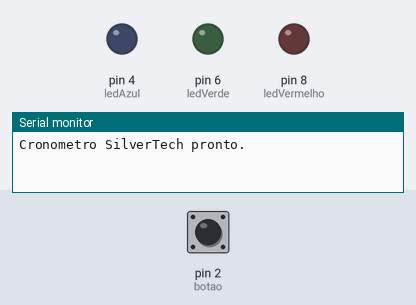
The sketch below on a simulated Arduino Uno, built with avr-gcc and run on an emulated ATmega328P. Parts: output pins drawn as LEDs (lit = HIGH), the last lines printed to the serial monitor. The test bench sets the inputs (shaded band); at power-on: pin 2 (botao) HIGH.

Above: at 1.2 s.
1.3 s: pin 2 (botao) pulled LOW for 0.15 s
At 2.4 s:
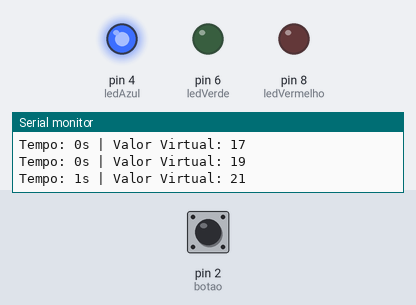
2.9 s: pin 2 (botao) pulled LOW for 1 s
At 4.2 s:
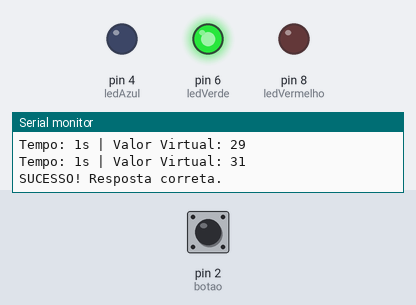
6.9 s: pin 2 (botao) pulled LOW for 3.2 s
At 32.8 s:
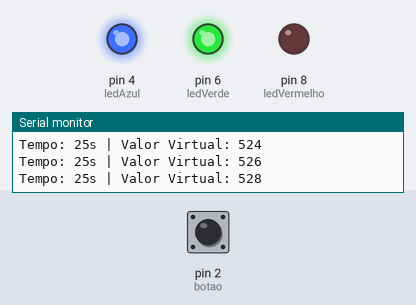
Timing chart, 0 to 50.0 s (numbered marks = the images above; inputs shaded):
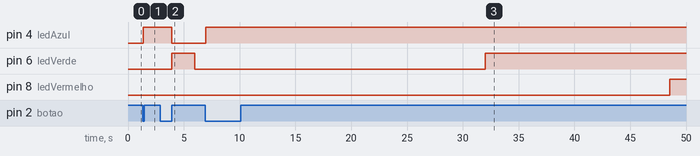

The sketch:

arduino.ino
```cpp
int ledVermelho = 8;
int ledVerde = 6;
int ledAzul = 4;
int botao = 2;

// TEMPO E ESTADO
const unsigned long DESAFIO_DURACAO_MS = 50000; // 50 segundos
const unsigned long FEEDBACK_DURACAO_MS = 3000;

unsigned long startTime = 0;
unsigned long feedbackStartTime = 0;

bool desafioAtivo = false;
bool desafioConcluido = false;
bool sucesso = false;

int virtualValue = 0;


void setup() {
  Serial.begin(9600);

  pinMode(A0, INPUT);
  pinMode(botao, INPUT_PULLUP);
  pinMode(ledVermelho, OUTPUT);
  pinMode(ledVerde, OUTPUT);
  pinMode(ledAzul, OUTPUT);

  // garante que tudo começa desligado
  digitalWrite(ledVermelho, LOW);
  digitalWrite(ledVerde, LOW);
  digitalWrite(ledAzul, LOW);

  Serial.println("Cronometro SilverTech pronto.");
}

void loop() {
  unsigned long currentTime = millis();
  int estadoBotao = digitalRead(botao);

  // BOTÃO
  if (estadoBotao == LOW) {
    delay(50);
    if (digitalRead(botao) == LOW) {

      if (!desafioAtivo && !desafioConcluido) {
        // INÍCIO DO DESAFIO
        startTime = currentTime;
        desafioAtivo = true;
        sucesso = false;

        Serial.println("DESAFIO INICIADO!");
        digitalWrite(ledAzul, HIGH); // liga o LED Azul para indicar inicio

      } else if (desafioAtivo && !desafioConcluido) {
        desafioAtivo = false;
        desafioConcluido = true;
        sucesso = true;
        feedbackStartTime = currentTime;

        Serial.println("SUCESSO! Resposta correta.");
      }

      // Espera o botão ser solto
      while(digitalRead(botao) == LOW);
    }
  }


  if (desafioAtivo) {
    unsigned long elapsedTime = currentTime - startTime;

    // mapeia o tempo decorrido para um valor de potenciometro (0 a 1023)
    virtualValue = map(elapsedTime, 0, DESAFIO_DURACAO_MS, 0, 1023);
    if (virtualValue > 1023) virtualValue = 1023;

    Serial.println("Tempo: " + (String)(elapsedTime / 1000) + "s | Valor Virtual: " + (String)virtualValue);


    // LED VERDE: 50% do tempo (Progressivo)
    if (virtualValue > 512) {
      digitalWrite(ledVerde, HIGH);
    } else {
      digitalWrite(ledVerde, LOW);
    }

    // LED VERMELHO: 83% do tempo (progressivo)
    if (virtualValue > 850) {
      digitalWrite(ledVermelho, HIGH);
    } else {
      digitalWrite(ledVermelho, LOW);
    }


    if (elapsedTime >= DESAFIO_DURACAO_MS) {

      Serial.println("TEMPO ESGOTADO! TENTE NOVAMENTE.");

      desafioAtivo = false; // para o cronômetro
      desafioConcluido = true;
      sucesso = false;
      feedbackStartTime = currentTime;
    }
  }


  // (FEEDBACK FINAL E RESET)
  if (desafioConcluido) {


    digitalWrite(ledAzul, LOW); // desliga o azul
    if (sucesso) {
      digitalWrite(ledVerde, HIGH); // VERDE
      digitalWrite(ledVermelho, LOW);
    } else {
      digitalWrite(ledVermelho, HIGH); // VERMELHO
      digitalWrite(ledVerde, LOW);
    }


    if (currentTime - feedbackStartTime >= FEEDBACK_DURACAO_MS) {

      // reseta o sistema
      Serial.println("Desafio Reiniciado. Pressione o botão para iniciar.");
      digitalWrite(ledVermelho, LOW);
      digitalWrite(ledVerde, LOW);
      digitalWrite(ledAzul, LOW);
      desafioConcluido = false; //  novo início
    }
  }

  delay(100);
}
```

Measured:
- after the input at 1.3 s, pin 4 (ledAzul): LOW → HIGH after 0.05 s
- after the input at 2.9 s, pin 4 (ledAzul): HIGH → LOW after 1.0 s; pin 6 (ledVerde): LOW → HIGH after 1.0 s, → LOW 2.1 s later
- after the input at 6.9 s, pin 4 (ledAzul): LOW → HIGH after 0.05 s; pin 6 (ledVerde): LOW → HIGH after 25.1 s; pin 8 (ledVermelho): LOW → HIGH after 41.6 s
